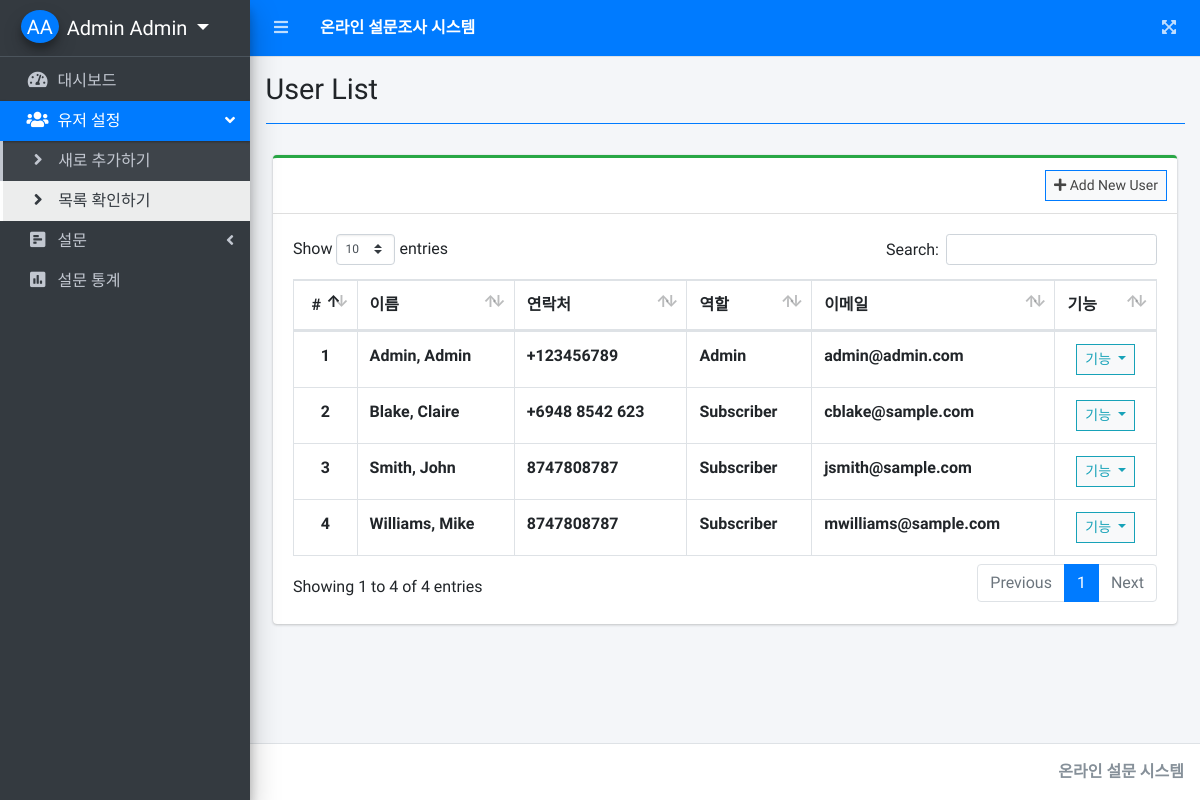
/php/index.php?page=user_list (signed in), run on an earlier commit of the app's database.
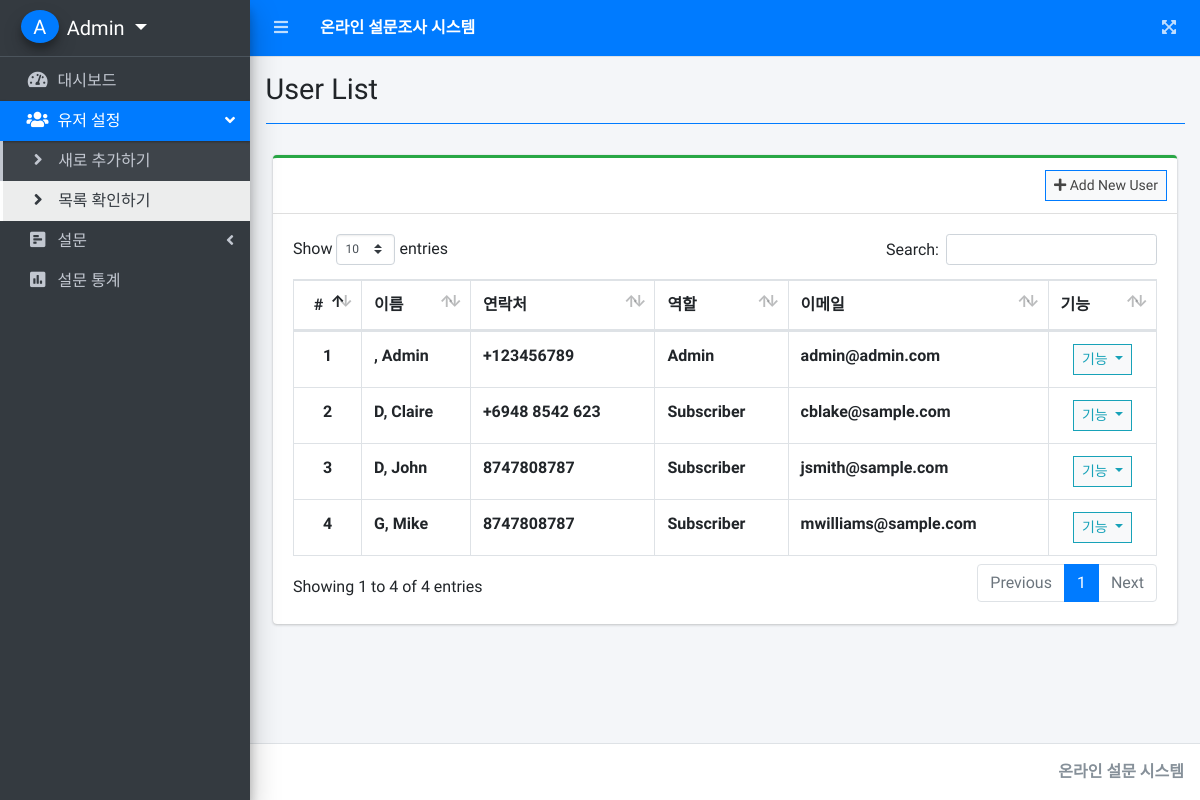
And on a later commit of the database.
### tables this page shows
CREATE TABLE `users` (
  `id` int(30) NOT NULL,
  `firstname` varchar(200) NOT NULL,
  `lastname` varchar(200) NOT NULL,
  `contact` varchar(100) NOT NULL,
  `address` text NOT NULL,
  `email` varchar(200) NOT NULL,
  `password` text NOT NULL,
  `type` tinyint(1) NOT NULL DEFAULT 3 COMMENT '1=Admin,2 = Staff, 3= Subscriber',
  `date_created` datetime NOT NULL DEFAULT current_timestamp()
);

### php/user_list.php (the view, shortened to what this page needs)
<?php include'db_connect.php' ?>
<div class="col-lg-12">
	<div class="card card-outline card-success">
		<div class="card-header">
			<div class="card-tools">
				<a class="btn btn-block btn-sm btn-default btn-flat border-primary" href="./index.php?page=new_user"><i class="fa fa-plus"></i> Add New User</a>
			</div>
		</div>
		<div class="card-body">
			<table class="table tabe-hover table-bordered" id="list">
				<thead>
					<tr>
						<th class="text-center">#</th>
						<th>이름</th>
						<th>연락처</th>
						<th>역할</th>
						<th>이메일</th>
						<th>기능</th>
					</tr>
				</thead>
				<tbody>
					<?php
					$i = 1;
					$type = array('',"Admin","Staff","Subscriber");
					$qry = $conn->query("SELECT *,concat(lastname,', ',firstname) as name FROM users order by concat(lastname,', ',firstname) asc");
					while($row= $qry->fetch_assoc()):
					?>
					<tr>
						<th class="text-center"><?php echo $i++ ?></th>
						<td><b><?php echo ucwords($row['name']) ?></b></td>
						<td><b><?php echo $row['contact'] ?></b></td>
						<td><b><?php echo $type[$row['type']] ?></b></td>
						<td><b><?php echo $row['email'] ?></b></td>
						<td class="text-center">
							<button type="button" class="btn btn-default btn-sm btn-flat border-info wave-effect text-info dropdown-toggle" data-toggle="dropdown" aria-expanded="true">
		                      기능
		                    </button>
						</td>
					</tr>
				<?php endwhile; ?>
				</tbody>
			</table>
		</div>
	</div>
</div>

### php/index.php (shortened to what this page needs)
<!DOCTYPE html>
<html lang="ko-kr">
<?php
	include 'header.php'
?>
<body class="hold-transition sidebar-mini layout-fixed layout-navbar-fixed layout-footer-fixed">
<div class="wrapper">
  <?php include 'topbar.php' ?>
  <?php include 'sidebar.php' ?>
  <div class="content-wrapper">
    <div class="content-header">
      <div class="container-fluid">
        <div class="row mb-2">
          <div class="col-sm-6">
            <h1 class="m-0"><?php echo $title ?></h1>
          </div>
        </div>
            <hr class="border-primary">
      </div>
    </div>
    <section class="content">
      <div class="container-fluid">
         <?php
          $page = isset($_GET['page']) ? $_GET['page'] : 'home';
          include $page.'.php';
          ?>
      </div>
    </section>
  </div>
  <footer class="main-footer">
    <div class="float-right d-none d-sm-inline-block">
      <b>온라인 설문 시스템</b>
    </div>
  </footer>
</div>
</body>
</html>

### php/header.php (shortened to what this page needs)
<head>
  <?php
  $title = isset($_GET['page']) ? ucwords(str_replace("_", ' ', $_GET['page'])) : "Home";
  ?>
  <link rel="stylesheet" href="assets/plugins/fontawesome-free/css/all.min.css">
  <link rel="stylesheet" href="assets/plugins/overlayScrollbars/css/OverlayScrollbars.min.css">
  <link rel="stylesheet" href="assets/plugins/datatables-bs4/css/dataTables.bootstrap4.min.css">
  <link rel="stylesheet" href="assets/plugins/datatables-responsive/css/responsive.bootstrap4.min.css">
  <link rel="stylesheet" href="assets/plugins/datatables-buttons/css/buttons.bootstrap4.min.css">
  <link rel="stylesheet" href="assets/plugins/select2/css/select2.min.css">
  <link rel="stylesheet" href="assets/plugins/select2-bootstrap4-theme/select2-bootstrap4.min.css">
  <link rel="stylesheet" href="assets/plugins/sweetalert2-theme-bootstrap-4/bootstrap-4.min.css">
  <link rel="stylesheet" href="assets/plugins/toastr/toastr.min.css">
  <link rel="stylesheet" href="assets/plugins/icheck-bootstrap/icheck-bootstrap.min.css">
  <link rel="stylesheet" href="assets/dist/css/adminlte.min.css">
  <link rel="stylesheet" href="assets/dist/css/styles.css">
  <link rel="stylesheet" href="assets/plugins/summernote/summernote-bs4.min.css">
</head>

### php/topbar.php
<nav class="main-header navbar navbar-expand navbar-primary navbar-dark ">
  <ul class="navbar-nav">
    <li class="nav-item">
      <a class="nav-link" data-widget="pushmenu" href="#" role="button"><i class="fas fa-bars"></i></a>
    </li>
    <li>
      <a class="nav-link text-white"  href="./" role="button"> <large><b>온라인 설문조사 시스템</b></large></a>
    </li>
  </ul>
  <ul class="navbar-nav ml-auto">
    <li class="nav-item">
      <a class="nav-link" data-widget="fullscreen" href="#" role="button">
        <i class="fas fa-expand-arrows-alt"></i>
      </a>
    </li>
  </ul>
</nav>

### php/sidebar.php (shortened to what this page needs)
<aside class="main-sidebar sidebar-dark-primary elevation-4">
  <div class="dropdown">
 	<a href="javascript:void(0)" class="brand-link dropdown-toggle" data-toggle="dropdown" aria-expanded="true">
      <span class="brand-image img-circle elevation-3 d-flex justify-content-center align-items-center bg-primary text-white font-weight-500" style="width: 38px;height:50px"><?php echo strtoupper(substr($_SESSION['login_firstname'], 0,1).substr($_SESSION['login_lastname'], 0,1)) ?></span>
      <span class="brand-text font-weight-light"><?php echo ucwords($_SESSION['login_firstname'].' '.$_SESSION['login_lastname']) ?></span>
    </a>
  </div>
  <div class="sidebar">
    <nav class="mt-2">
      <ul class="nav nav-pills nav-sidebar flex-column nav-flat" data-widget="treeview" role="menu" data-accordion="false">
        <li class="nav-item dropdown">
          <a href="./" class="nav-link nav-home">
            <i class="nav-icon fas fa-tachometer-alt"></i>
            <p>
              대시보드
            </p>
          </a>
        </li>
      <?php if($_SESSION['login_type'] == 1): ?>
        <li class="nav-item">
          <a href="#" class="nav-link nav-edit_user">
            <i class="nav-icon fas fa-users"></i>
            <p>
              유저 설정
              <i class="right fas fa-angle-left"></i>
            </p>
          </a>
          <ul class="nav nav-treeview">
            <li class="nav-item">
              <a href="./index.php?page=new_user" class="nav-link nav-new_user tree-item">
                <i class="fas fa-angle-right nav-icon"></i>
                <p>새로 추가하기</p>
              </a>
            </li>
            <li class="nav-item">
              <a href="./index.php?page=user_list" class="nav-link nav-user_list tree-item">
                <i class="fas fa-angle-right nav-icon"></i>
                <p>목록 확인하기</p>
              </a>
            </li>
          </ul>
        </li>
        <li class="nav-item">
          <a href="#" class="nav-link nav-is-tree nav-edit_survey nav-view_survey">
            <i class="nav-icon fa fa-poll-h"></i>
            <p>
              설문
              <i class="right fas fa-angle-left"></i>
            </p>
          </a>
        </li>
        <li class="nav-item">
          <a href="./index.php?page=survey_report" class="nav-link nav-survey_report">
            <i class="nav-icon fas fa-poll"></i>
            <p>
              설문 통계
            </p>
          </a>
        </li>
      <?php endif; ?>
      </ul>
    </nav>
  </div>
</aside>

What changed in the data, as far as the page shows it:
changed users "Admin": name "Admin, Admin" → ", Admin"
changed users "cblake@sample.com": name "Blake, Claire" → "D, Claire"
changed users "jsmith@sample.com": name "Smith, John" → "D, John"
changed users "mwilliams@sample.com": name "Williams, Mike" → "G, Mike"
Also different on the page:
$_SESSION['login_firstname'].' '.$_SESSION['login_lastname']: "Admin Admin" → "Admin"
text no longer shown: "AA"
text now shown: "A"
